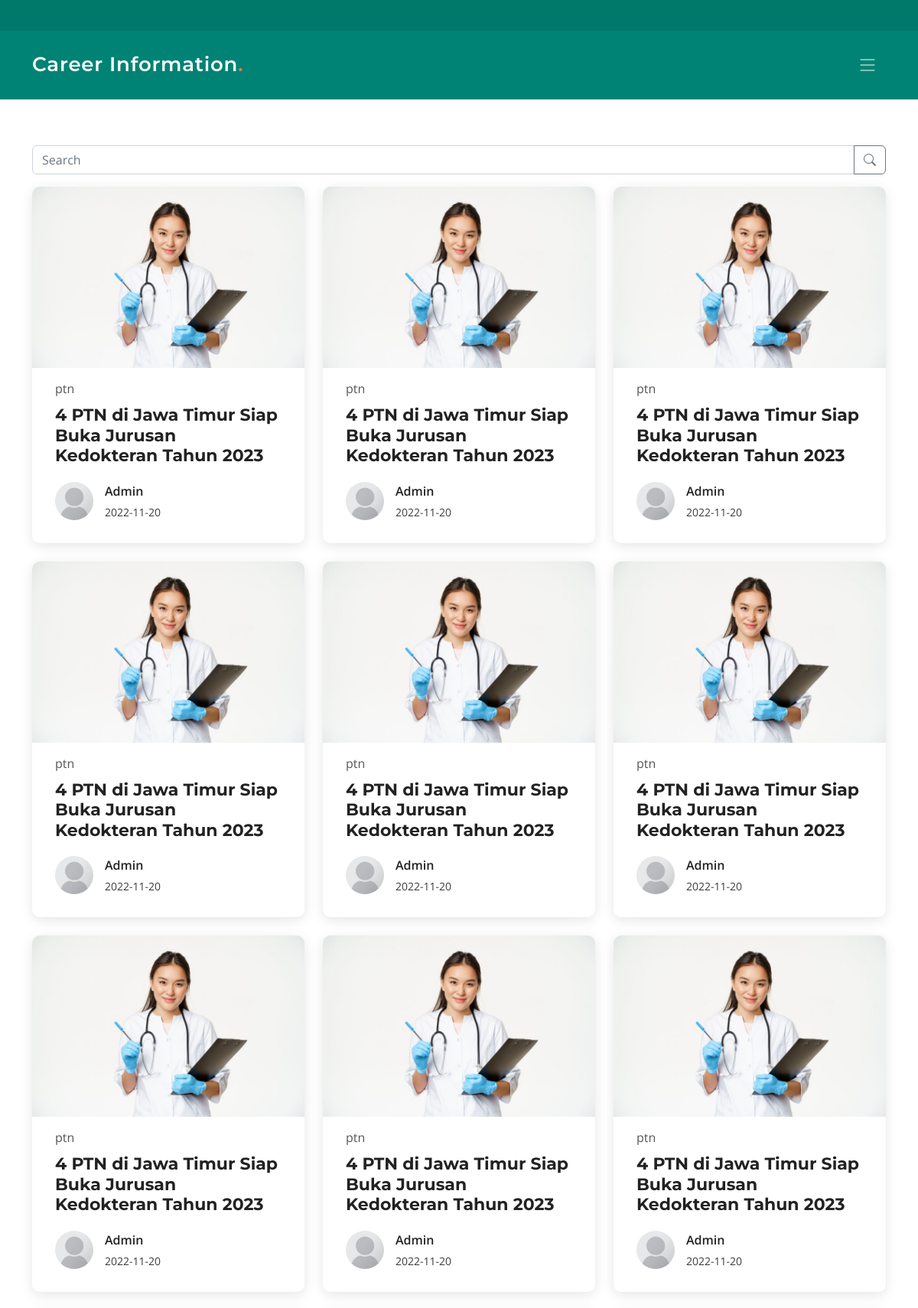
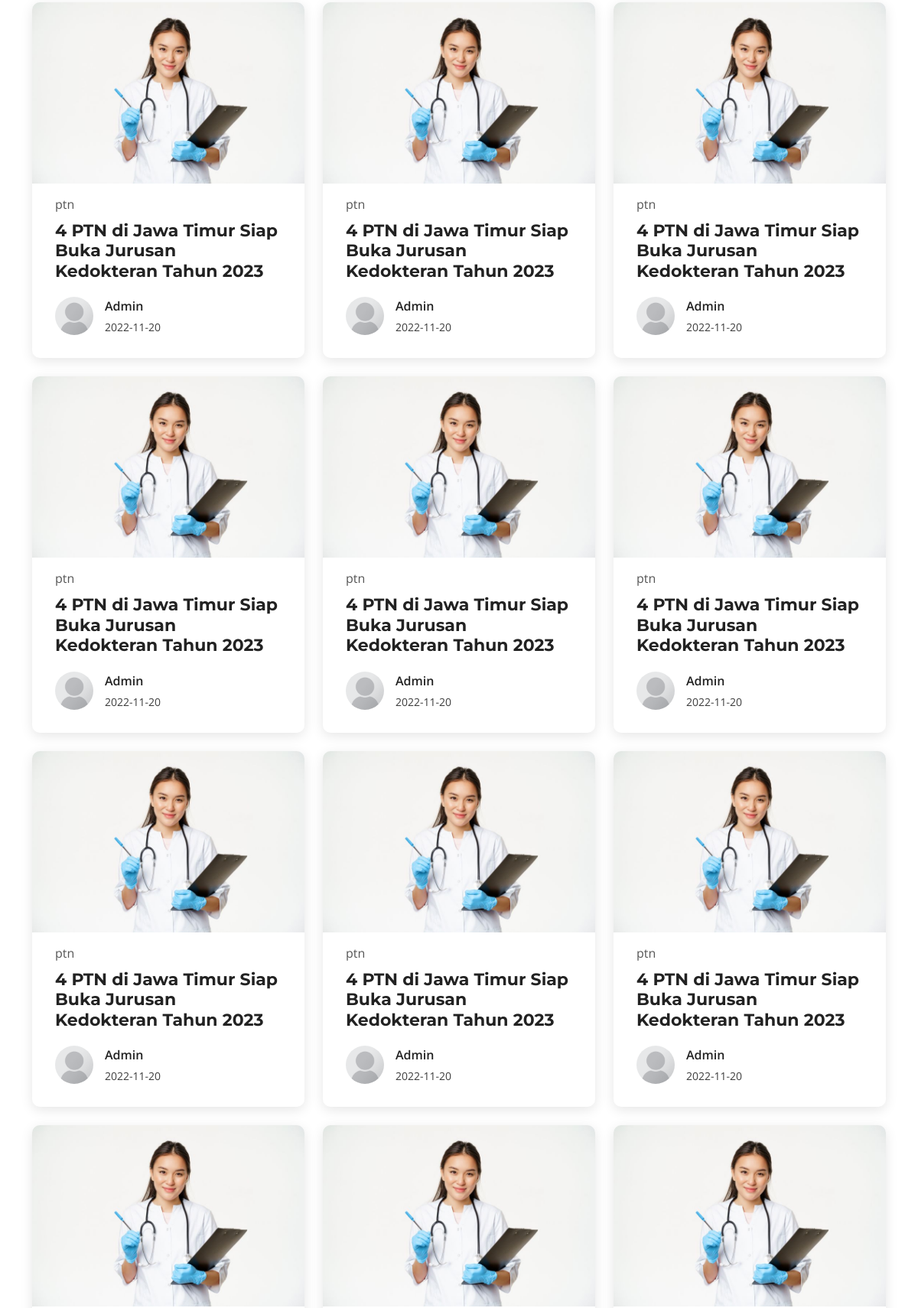
Page /index.php/artikel (upper part) on the committed database (2 pictures, top to bottom).
### tables this page shows
CREATE TABLE `artikel` (
  `id` int(11) NOT NULL,
  `judul` varchar(255) NOT NULL,
  `tanggal` date NOT NULL,
  `kategori` varchar(100) NOT NULL,
  `isi` text NOT NULL
);

### application/controllers/Artikel.php (called while the page is built, shortened)
<?php
class Artikel extends CI_Controller
{
  public $module = 'artikel';
  public function __construct()
  {
    $this->load->model('artikel_model');
  }
  public function index()
  {
    $search_data = $this->input->get('search');
    $articles = $this->artikel_model->get_all($search_data);
    $data = array(
      'title' => $this->module,
      'titleapp' => config_item('title'),
      'descapp' => config_item('desc'),
      'socmed' => config_item('socmed'),
      'articles' => $articles,
      'search_data' => set_value('search', $search_data),
    );
    $this->load->view('layout/header', $data);
    $this->load->view($this->module . '/index', $data);
    $this->load->view('layout/footer', $data);
  }
}

### index.php (called while the page is built, shortened)
<?php
require_once BASEPATH.'core/CodeIgniter.php';

### application/models/Artikel_model.php (called while the page is built, shortened)
<?php
class Artikel_model extends CI_Model
{
  public $table = 'artikel';
  public $id = 'id';
  public $order = 'DESC';
  function get_all($q = NULL)
  {
    $this->db->order_by($this->id, $this->order);
    return $this->db->get($this->table)->result();
  }
  function get_by_id($id)
  {
    $this->db->where($this->id, $id);
    return $this->db->get($this->table)->row();
  }
}

### application/helpers/Akbr_helper.php (called while the page is built, shortened)
<?php if (!defined('BASEPATH')) exit('No direct script access allowed');
function get_images_from_articles($id_articles)
{
  $CI = &get_instance();
  $artikel = $CI->Artikel_model->get_by_id($id_articles);
  $body = $artikel->isi;
  preg_match_all('/<img[^>]+>/i', $body, $result);
  return $result[0];
}
function get_thumb_articles($id_articles)
{
  return get_images_from_articles($id_articles)[0];
}

### application/views/artikel/index.php (the view)
<main id="main">
  <section id="blog" class="blog">
    <div class="container" data-aos="fade-up">
      <div class="row">
        <form action="" method="GET">
          <div class="input-group mb-3">
            <input type="text" class="form-control" placeholder="Search" aria-label="Recipient's username" aria-describedby="button-addon2" name="search" value="<?= $search_data; ?>">
            <button class="btn btn-outline-secondary" type="submit" id="button-addon2"><i class="bi bi-search"></i></button>
          </div>
        </form>
      </div>
      <div class="row gy-4 posts-list">
        <?php foreach ($articles as $article) : ?>
          <div class="col-xl-4 col-md-6">
            <article>
              <div class="post-img">
                <?php echo get_thumb_articles($article->id); ?>
              </div>
              <p class="post-category"><?= $article->kategori; ?></p>
              <h2 class="title">
                <a href="<?= base_url('artikel/detail/' . $article->id); ?>"><?= $article->judul; ?></a>
              </h2>
              <div class="d-flex align-items-center">
                <img src="<?= base_url('assets/img/profile/default.png'); ?>" alt="" class="img-fluid post-author-img flex-shrink-0">
                <div class="post-meta">
                  <p class="post-author-list">Admin</p>
                  <p class="post-date">
                    <time datetime="2022-01-01"><?= $article->tanggal; ?></time>
                  </p>
                </div>
              </div>
            </article>
          </div>
        <?php endforeach ?>
      </div>
    </div>
  </section>
</main>

### assets-impact/css/main.css (style rules this page uses)
:root { --font-default: "Open Sans", system-ui, -apple-system, "Segoe UI", Roboto, "Helvetica Neue", Arial, "Noto Sans", "Liberation Sans", sans-serif, "Apple Color Emoji", "Segoe UI Emoji", "Segoe UI Symbol", "Noto Color Emoji"; --font-primary: "Montserrat", sans-serif; --font-secondary: "Poppins", sans-serif; }
:root { --color-default: #222222; --color-primary: #008374; --color-secondary: #f85a40; }
:root { scroll-behavior: smooth; }
body { font-family: var(--font-default); color: var(--color-default); }
a { color: var(--color-primary); text-decoration: none; }
h1, h2, h3, h4, h5, h6 { font-family: var(--font-primary); }
section { padding: 60px 0; overflow: hidden; }
section { scroll-margin-top: 70px; }
.blog .posts-list article { box-shadow: 0 4px 16px rgba(0, 0, 0, 0.1); padding: 30px; height: 100%; border-radius: 10px; overflow: hidden; }
.blog .posts-list .post-img { max-height: 240px; margin: -30px -30px 15px -30px; overflow: hidden; }
.blog .posts-list .post-category { font-size: 16px; color: #555555; margin-bottom: 10px; }
.blog .posts-list .title { font-size: 22px; font-weight: 700; padding: 0; margin: 0 0 20px 0; }
.blog .posts-list .title a { color: var(--color-default); transition: 0.3s; }
.blog .posts-list .post-author-img { width: 50px; border-radius: 50%; margin-right: 15px; }
.blog .posts-list .post-author-list { font-weight: 600; margin-bottom: 5px; }
.blog .posts-list .post-date { font-size: 14px; color: #3c3c3c; margin-bottom: 0; }

### rows in the picture
artikel: id+isi (picture), kategori "ptn", judul "4 PTN di Jawa Timur Siap Buka Jurusan Kedokteran Tahun 2023", tanggal "2022-11-20"
artikel: id+isi (picture), kategori "ptn", judul "4 PTN di Jawa Timur Siap Buka Jurusan Kedokteran Tahun 2023", tanggal "2022-11-20"
artikel: id+isi (picture), kategori "ptn", judul "4 PTN di Jawa Timur Siap Buka Jurusan Kedokteran Tahun 2023", tanggal "2022-11-20"
artikel: id+isi (picture), kategori "ptn", judul "4 PTN di Jawa Timur Siap Buka Jurusan Kedokteran Tahun 2023", tanggal "2022-11-20"
artikel: id+isi (picture), kategori "ptn", judul "4 PTN di Jawa Timur Siap Buka Jurusan Kedokteran Tahun 2023", tanggal "2022-11-20"
artikel: id+isi (picture), kategori "ptn", judul "4 PTN di Jawa Timur Siap Buka Jurusan Kedokteran Tahun 2023", tanggal "2022-11-20"
artikel: id+isi (picture), kategori "ptn", judul "4 PTN di Jawa Timur Siap Buka Jurusan Kedokteran Tahun 2023", tanggal "2022-11-20"
artikel: id+isi (picture), kategori "ptn", judul "4 PTN di Jawa Timur Siap Buka Jurusan Kedokteran Tahun 2023", tanggal "2022-11-20"
artikel: id+isi (picture), kategori "ptn", judul "4 PTN di Jawa Timur Siap Buka Jurusan Kedokteran Tahun 2023", tanggal "2022-11-20"
artikel: id+isi (picture), kategori "ptn", judul "4 PTN di Jawa Timur Siap Buka Jurusan Kedokteran Tahun 2023", tanggal "2022-11-20"
artikel: id+isi (picture), kategori "ptn", judul "4 PTN di Jawa Timur Siap Buka Jurusan Kedokteran Tahun 2023", tanggal "2022-11-20"
artikel: id+isi (picture), kategori "ptn", judul "4 PTN di Jawa Timur Siap Buka Jurusan Kedokteran Tahun 2023", tanggal "2022-11-20"
artikel: id+isi (picture), kategori "ptn", judul "4 PTN di Jawa Timur Siap Buka Jurusan Kedokteran Tahun 2023", tanggal "2022-11-20"
artikel: id+isi (picture), kategori "ptn", judul "4 PTN di Jawa Timur Siap Buka Jurusan Kedokteran Tahun 2023", tanggal "2022-11-20"
artikel: id+isi (picture), kategori "ptn", judul "4 PTN di Jawa Timur Siap Buka Jurusan Kedokteran Tahun 2023", tanggal "2022-11-20"
artikel: id+isi (picture), kategori "ptn", judul "4 PTN di Jawa Timur Siap Buka Jurusan Kedokteran Tahun 2023", tanggal "2022-11-20"
artikel: id+isi (picture), kategori "ptn", judul "4 PTN di Jawa Timur Siap Buka Jurusan Kedokteran Tahun 2023", tanggal "2022-11-20"
artikel: id+isi (picture), kategori "ptn", judul "4 PTN di Jawa Timur Siap Buka Jurusan Kedokteran Tahun 2023", tanggal "2022-11-20"
artikel: id+isi (picture)
artikel: id+isi (picture)
artikel: id+isi (picture)

### other values in the picture
$titleapp "Career Information"
